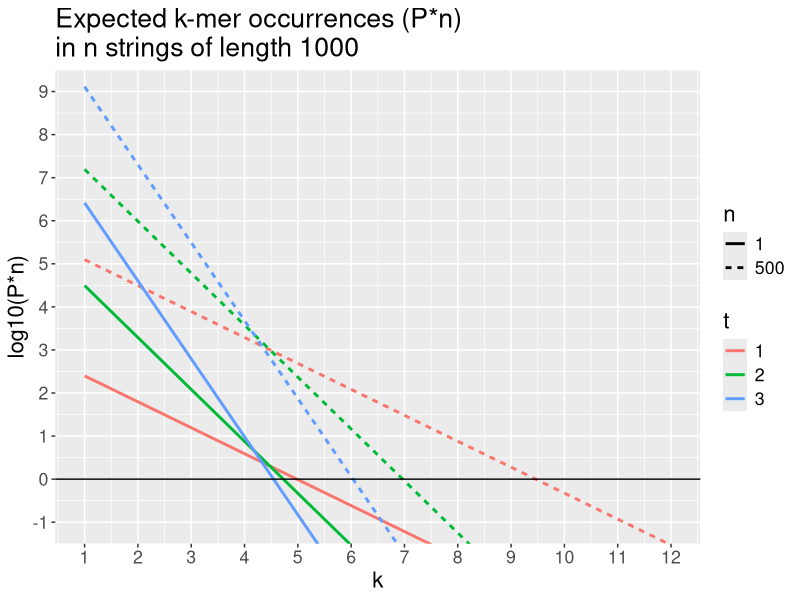

R code for this plot:
library(ggplot2)

# length of each string
N = 1000
# number of letters in alphabet (A, C, G, T)
A = 4

# P(N, A, Pattern, t) denote the probability that a string Pattern appears t or
# more times in a random string of length N formed from an alphabet of A letters.
P <- function(N, A, k, t) {
	return(choose(N - t*(k - 1), t)/A^(t*k))
}

# function that constructs a data frame of P(N, A, Pattern, t) for given N, n and t,
# and varying k (here k = seq(1,12) - I am interested in k-mers with lengths 1..12)
get_P_data_frame <- function(N, n, t) {
	d <- data.frame(N = N, A = A, k = seq(1,12), t = rep(t, each = 12), n = n)
	d$P <- P(N, A, d$k, d$t)*n
	# id is a unique line identifier - it is need for grouping in plotting with geom_line
	d$id <- paste0(d$t, "_", d$n)
	return(d)
}

# construct a total data frame by varying n and t
d <- NULL
for (n in c(1, 500)) {
	for (t in c(1, 2, 3)) {
		d <- rbind(d, get_P_data_frame(N, n, t))
	}
}

# plot the total data frame
p <- ggplot(d, aes(x = k, y = log10(P), group = id)) +
	 geom_line(aes(color = as.factor(t), linetype = as.factor(n)), size = 1) +
	 geom_hline(yintercept = 0) +
	 coord_cartesian(ylim = c(-1, 9)) +
	 scale_x_continuous(breaks=seq(1, 12, 1)) +
	 scale_y_continuous(breaks=seq(-1, 9, 1)) +
	 labs(x = "k", y = "log10(P*n)", 
	 	title = paste0("Expected k-mer occurrences (P*n)\nin n strings of length ", N),
	 	color = "t", linetype = "n") +
	 theme(text = element_text(size = 16))
png(file = "figures/kmer-expect-occur.png", width = 600, height = 400)
print(p)
dev.off()
